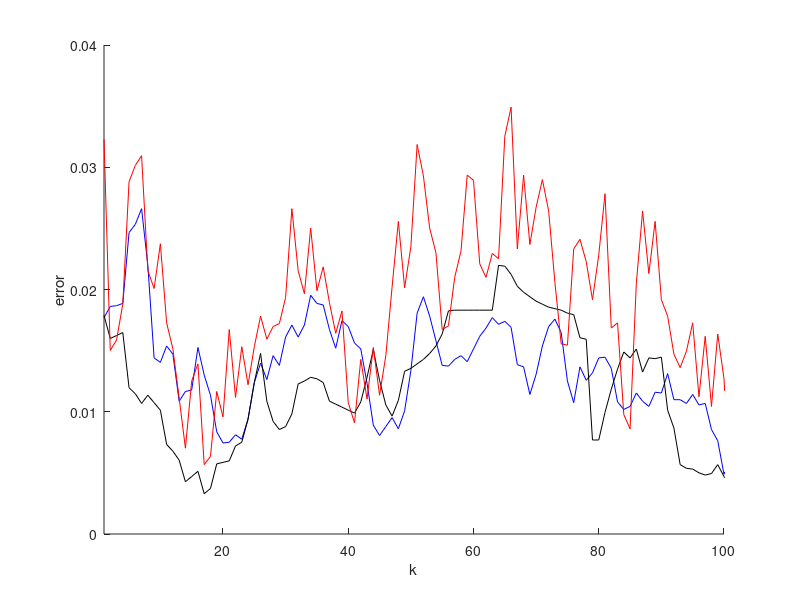
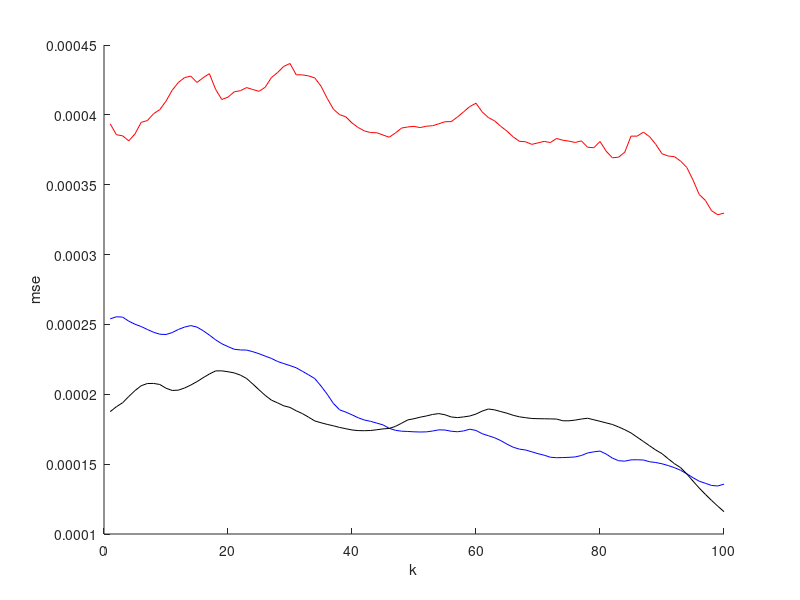
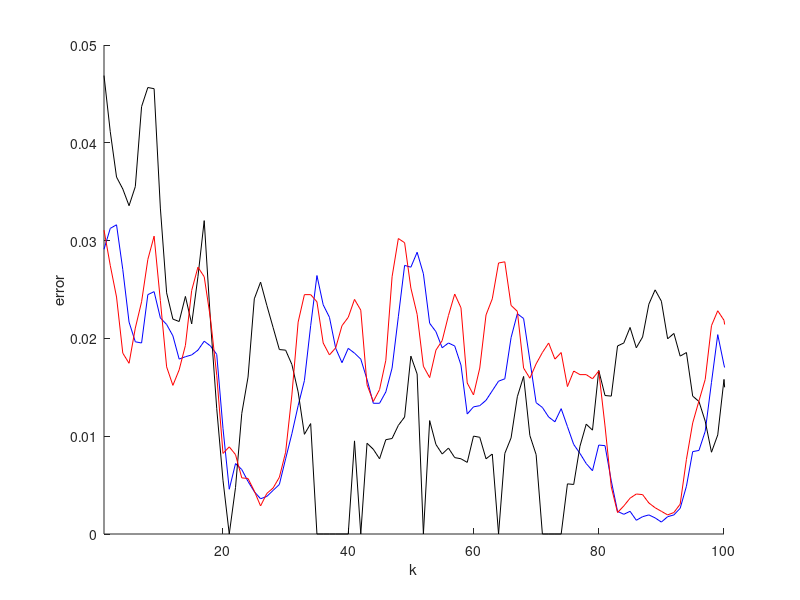
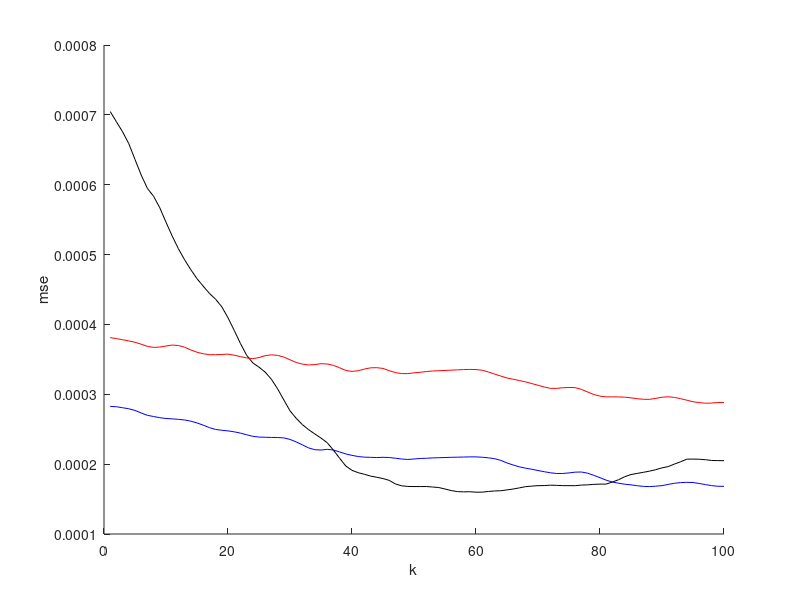

Write the MATLAB code that produced these figures, in order.
clear;
close all;
clc;
%% ---- illusion ---- %%
load('video filtering/illusion/illusion_data.mat')
figure(1);
hold on;
plot(img_err_df(30:end),'b');
plot(img_err_pf(30:end),'k');
plot(img_err_direct(30:end),'r');
xlabel('k');
ylabel('error');
xlim([1,100]);

n_mc = 90;
mc_df = zeros(n_mc,100);
mc_pf = zeros(n_mc,100);
mc_direct = zeros(n_mc,100);
for ii = 1:n_mc
    mc_df(ii,:) = img_err_df(ii:ii+99).^2;
    mc_pf(ii,:) = img_err_pf(ii:ii+99).^2;
    mc_direct(ii,:) = img_err_direct(ii:ii+99).^2;
end
av_df = mean(mc_df, 1);
av_pf = mean(mc_pf, 1);
av_direct = mean(mc_direct, 1);

figure(2);
hold on;
plot(av_df,'b');
plot(av_pf,'k');
plot(av_direct,'r');
xlabel('k');
ylabel('mse');

%% ---- inverse_chekkers ---- %%
load('video filtering/inverse_chekkers/inverse_chekkers_data.mat')
figure(3);
hold on;
plot(img_err_df(30:end),'b');
plot(img_err_pf(30:end),'k');
plot(img_err_direct(30:end),'r');
xlabel('k');
ylabel('error');
xlim([1,100]);

n_mc = 180;
mc_df = zeros(n_mc,100);
mc_pf = zeros(n_mc,100);
mc_direct = zeros(n_mc,100);
for ii = 1:n_mc
    mc_df(ii,:) = img_err_df(ii:ii+99).^2;
    mc_pf(ii,:) = img_err_pf(ii:ii+99).^2;
    mc_direct(ii,:) = img_err_direct(ii:ii+99).^2;
end
av_df = mean(mc_df, 1);
av_pf = mean(mc_pf, 1);
av_direct = mean(mc_direct, 1);

figure(4);
hold on;
plot(av_df,'b');
plot(av_pf,'k');
plot(av_direct,'r');
xlabel('k');
ylabel('mse');

%% ---- partially_observed_chekkers ---- %%
load('video filtering/partially_observed_chekkers/partially_observed_chekkers_data2.mat')
figure(5);
hold on;
plot(img_err_df(1:end),'b');
plot(img_err_pf(1:end),'k');
plot(img_err_direct(1:end),'r');
xlabel('k');
ylabel('error');
xlim([1,100]);
function createfigure(YMatrix1)
n_mc = 180;
mc_df = zeros(n_mc,100);
mc_pf = zeros(n_mc,100);
mc_direct = zeros(n_mc,100);
for ii = 1:n_mc
    mc_df(ii,:) = img_err_df(ii:ii+99).^2;
    mc_pf(ii,:) = img_err_pf(ii:ii+99).^2;
    mc_direct(ii,:) = img_err_direct(ii:ii+99).^2;
end
av_df = mean(mc_df, 1);
av_pf = mean(mc_pf, 1);
av_direct = mean(mc_direct, 1);

figure(6);
hold on;
plot(av_df,'b');
plot(av_pf,'k');
plot(av_direct,'r');
xlabel('k');
ylabel('mse');

%% ---- partially_observed_tree ---- %%
load('video filtering/partially_observed_tree/partial_observation_tree_data4.mat')
figure(7);
hold on;
plot(img_err_df(10:140),'b');
plot(img_err_pf(10:140),'k');
plot(img_err_direct(10:140),'r');
xlabel('k');
ylabel('error');
xlim([1,100]);

n_mc = 40;
mc_df = zeros(n_mc,100);
mc_pf = zeros(n_mc,100);
mc_direct = zeros(n_mc,100);
for ii = 1:n_mc
    mc_df(ii,:) = img_err_df(ii:ii+99).^2;
    mc_pf(ii,:) = img_err_pf(ii:ii+99).^2;
    mc_direct(ii,:) = img_err_direct(ii:ii+99).^2;
end
av_df = mean(mc_df, 1);
av_pf = mean(mc_pf, 1);
av_direct = mean(mc_direct, 1);

figure(8);
hold on;
plot(av_df,'b');
plot(av_pf,'k');
plot(av_direct,'r');
xlabel('k');
ylabel('mse');